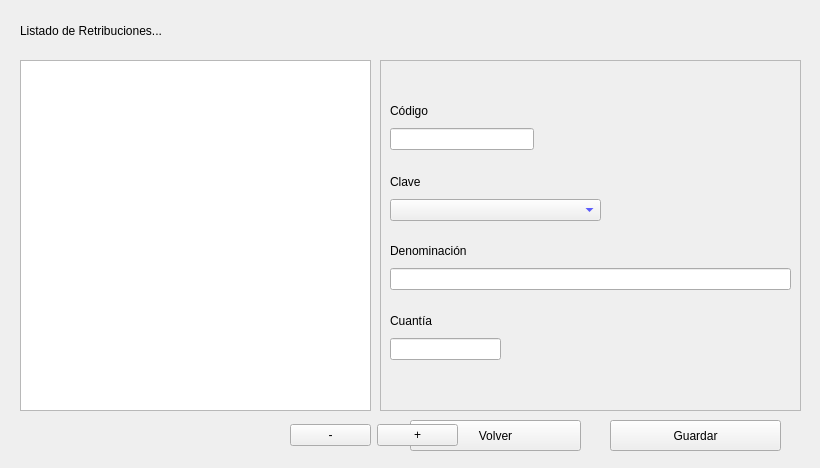
<?xml version="1.0" encoding="UTF-8"?>
<ui version="4.0">
 <class>RegistroRetribuciones</class>
 <widget class="QDialog" name="RegistroRetribuciones">
  <property name="geometry">
   <rect>
    <x>0</x>
    <y>0</y>
    <width>820</width>
    <height>468</height>
   </rect>
  </property>
  <property name="windowTitle">
   <string>Dialog</string>
  </property>
  <widget class="QPushButton" name="btnCancelar">
   <property name="geometry">
    <rect>
     <x>410</x>
     <y>420</y>
     <width>171</width>
     <height>31</height>
    </rect>
   </property>
   <property name="text">
    <string>Volver</string>
   </property>
   <property name="icon">
    <iconset resource="imagenes/imagenes.qrc">
     <normaloff>:/atras.png</normaloff>:/atras.png</iconset>
   </property>
   <property name="autoDefault">
    <bool>false</bool>
   </property>
  </widget>
  <widget class="QPushButton" name="btnGuardar">
   <property name="geometry">
    <rect>
     <x>610</x>
     <y>420</y>
     <width>171</width>
     <height>31</height>
    </rect>
   </property>
   <property name="text">
    <string>Guardar</string>
   </property>
   <property name="icon">
    <iconset resource="imagenes/imagenes.qrc">
     <normaloff>:/save.jpeg</normaloff>:/save.jpeg</iconset>
   </property>
   <property name="autoDefault">
    <bool>false</bool>
   </property>
  </widget>
  <widget class="QListWidget" name="listRetribuciones">
   <property name="geometry">
    <rect>
     <x>20</x>
     <y>60</y>
     <width>351</width>
     <height>351</height>
    </rect>
   </property>
  </widget>
  <widget class="QLabel" name="label">
   <property name="geometry">
    <rect>
     <x>20</x>
     <y>20</y>
     <width>191</width>
     <height>21</height>
    </rect>
   </property>
   <property name="text">
    <string>Listado de Retribuciones...</string>
   </property>
  </widget>
  <widget class="QWidget" name="layoutWidget">
   <property name="geometry">
    <rect>
     <x>290</x>
     <y>420</y>
     <width>168</width>
     <height>31</height>
    </rect>
   </property>
   <layout class="QHBoxLayout" name="horizontalLayout">
    <item>
     <widget class="QPushButton" name="btnEliminar">
      <property name="text">
       <string>-</string>
      </property>
      <property name="autoDefault">
       <bool>false</bool>
      </property>
     </widget>
    </item>
    <item>
     <widget class="QPushButton" name="btnAdd">
      <property name="text">
       <string>+</string>
      </property>
      <property name="autoDefault">
       <bool>false</bool>
      </property>
     </widget>
    </item>
   </layout>
  </widget>
  <widget class="QFrame" name="frame">
   <property name="geometry">
    <rect>
     <x>380</x>
     <y>60</y>
     <width>421</width>
     <height>351</height>
    </rect>
   </property>
   <property name="frameShape">
    <enum>QFrame::StyledPanel</enum>
   </property>
   <property name="frameShadow">
    <enum>QFrame::Sunken</enum>
   </property>
   <widget class="QWidget" name="layoutWidget_2">
    <property name="geometry">
     <rect>
      <x>10</x>
      <y>180</y>
      <width>401</width>
      <height>50</height>
     </rect>
    </property>
    <layout class="QVBoxLayout" name="verticalLayout_3">
     <item>
      <widget class="QLabel" name="label_4">
       <property name="text">
        <string>Denominación</string>
       </property>
      </widget>
     </item>
     <item>
      <widget class="QLineEdit" name="txtDenominacion">
       <property name="styleSheet">
        <string notr="true">color: blue</string>
       </property>
      </widget>
     </item>
    </layout>
   </widget>
   <widget class="QWidget" name="layoutWidget_3">
    <property name="geometry">
     <rect>
      <x>10</x>
      <y>250</y>
      <width>111</width>
      <height>50</height>
     </rect>
    </property>
    <layout class="QVBoxLayout" name="verticalLayout_4">
     <item>
      <widget class="QLabel" name="label_5">
       <property name="text">
        <string>Cuantía</string>
       </property>
      </widget>
     </item>
     <item>
      <widget class="QLineEdit" name="txtCuantia">
       <property name="styleSheet">
        <string notr="true">color: blue</string>
       </property>
      </widget>
     </item>
    </layout>
   </widget>
   <widget class="QWidget" name="layoutWidget_4">
    <property name="geometry">
     <rect>
      <x>10</x>
      <y>40</y>
      <width>144</width>
      <height>50</height>
     </rect>
    </property>
    <layout class="QVBoxLayout" name="verticalLayout">
     <item>
      <widget class="QLabel" name="label_2">
       <property name="text">
        <string>Código</string>
       </property>
      </widget>
     </item>
     <item>
      <widget class="QLineEdit" name="txtCodigo">
       <property name="styleSheet">
        <string notr="true">color: blue</string>
       </property>
      </widget>
     </item>
    </layout>
   </widget>
   <widget class="QWidget" name="layoutWidget_5">
    <property name="geometry">
     <rect>
      <x>10</x>
      <y>111</y>
      <width>211</width>
      <height>50</height>
     </rect>
    </property>
    <layout class="QVBoxLayout" name="verticalLayout_2">
     <item>
      <widget class="QLabel" name="label_3">
       <property name="text">
        <string>Clave</string>
       </property>
      </widget>
     </item>
     <item>
      <widget class="QComboBox" name="cmbClave">
       <property name="styleSheet">
        <string notr="true">color: blue</string>
       </property>
      </widget>
     </item>
    </layout>
   </widget>
  </widget>
 </widget>
 <resources>
  <include location="imagenes/imagenes.qrc"/>
 </resources>
 <connections/>
</ui>
